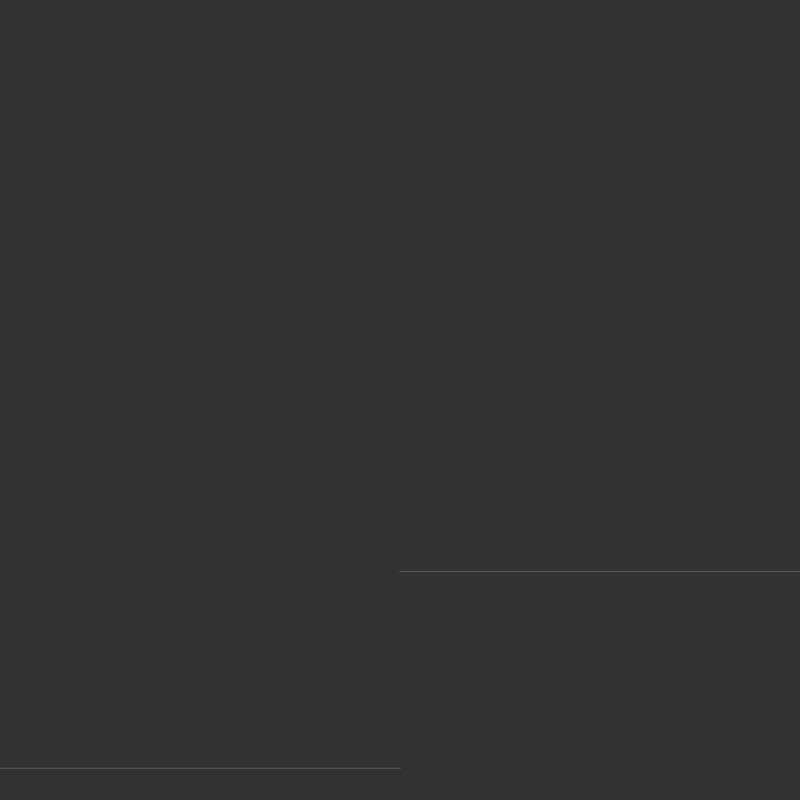
Frame 1 (no input)
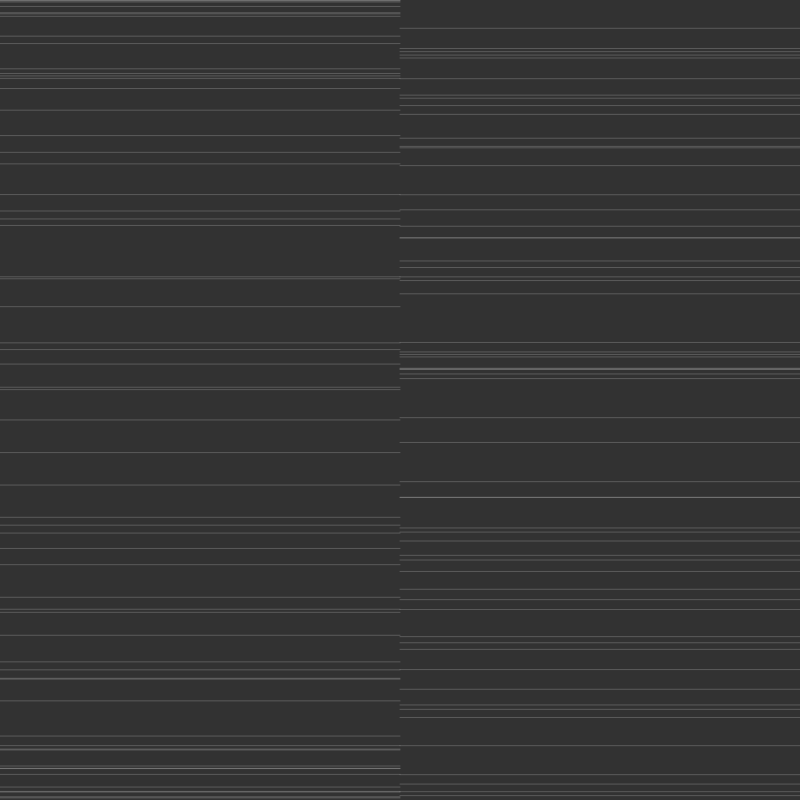
Frame 60 (no input)
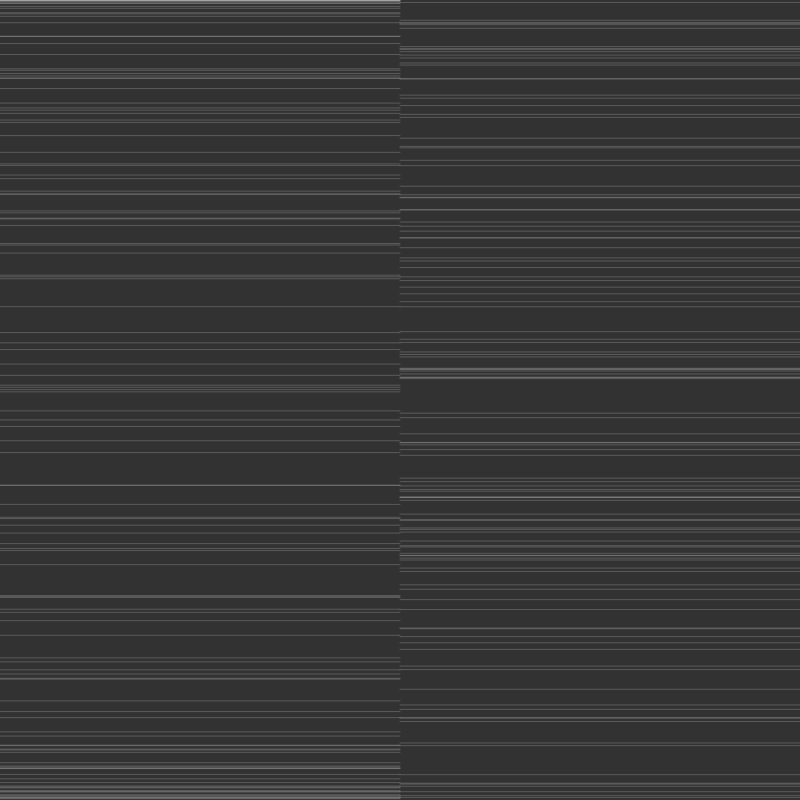
Frame 120 (the mouse pressed at the canvas centre since frame 60)

The p5.js sketch that drew these frames (run headless with seeded random() and noise() and a simulated clock; from frame 60 on, the mouse is pressed at the canvas centre):

// p5.js sketch
// ── sketch.js
var counter;
var n_samples = 10000;
let x = 0.01;
let x2 = 0.01;
function setup() {
  createCanvas(800, 800);
  counter = 0;
  background(50);
}

function draw() {
  stroke(255,50);

  var r = 4;
  x = logistic_map(x,r)

  logistic_value = map(x, 0, 1, height, 0)
  line(0, logistic_value,width/2,logistic_value);

  var random_value = random()*height;
  line(width/2, random_value,width,random_value);
    
}

function logistic_map(x, r){
    return r * (x) * (1.0-x);
}
